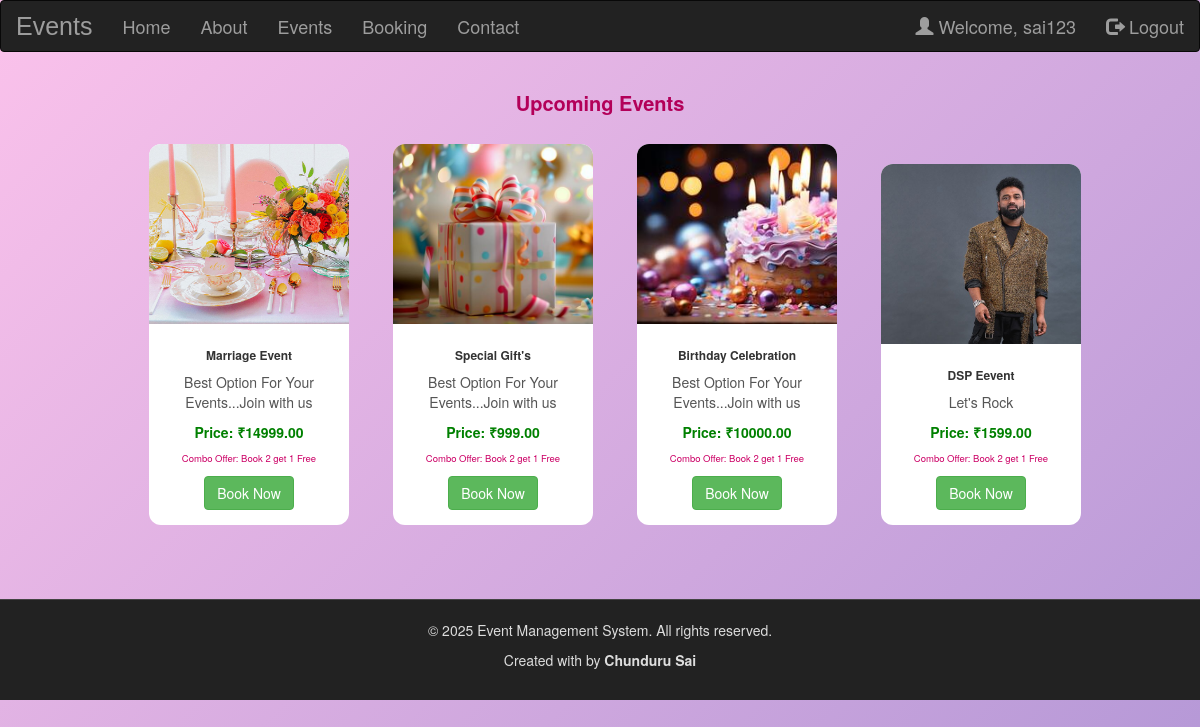
/events/ (signed in), run on the app's committed database.
### eventapp/models.py (models this page shows, shortened)
class Event(models.Model):
    img=models.ImageField(upload_to="pic")
    name=models.CharField(max_length=50)
    desc=models.CharField(max_length=50)
    price = models.DecimalField(max_digits=10, decimal_places=2, default=0.00)
    combo_offer_price = models.DecimalField(max_digits=10, decimal_places=2, blank=True, null=True)

### eventapp/views.py (the view)
# urls.py: path('events/', views.events, name='events'),
def events(request):
    dict_eve = {
        'eve': Event.objects.all()
    }
    return render(request, 'events.html', dict_eve)

### template/events.html (shortened to what this page needs)
{% extends 'base.html' %}
{% load static %}
{% block content %}
<h2 class="text-center" style="margin-top: 20px; color: #b30059; font-weight: 600; font-size: 2rem;">
  Upcoming Events
</h2>
<div class="container text-center">
  {% for i in eve %}
  <div class="card text-center" style="width: 20rem; display: inline-block; margin: 20px;">
    <img src="{{ i.img.url }}" class="card-img-top" alt="Event Image">
    <div class="card-body" style="padding: 15px;">
      <h4 class="card-title">{{ i.name }}</h4>
      <p class="card-text">{{ i.desc }}</p>
      <p class="price-text">Price: ₹{{ i.price }}</p>
      <p class="offer-text">Combo Offer: Book 2 get 1 Free</p>
      <a href="{% url 'booking' %}" class="btn btn-success">Book Now</a>
    </div>
  </div>
  {% endfor %}
</div>
{% endblock %}

### template/base.html (shortened to what this page needs)
{% load static %}
<!DOCTYPE html>
<html lang="en">
<head>
    <link rel="stylesheet" href="https://maxcdn.bootstrapcdn.com/bootstrap/3.4.1/css/bootstrap.min.css">
    <link href="https://cdnjs.cloudflare.com/ajax/libs/font-awesome/5.15.0/css/all.min.css" rel="stylesheet">
</head>
<body>
    <nav class="navbar navbar-inverse">
        <div class="container-fluid">
            <div class="navbar-header">
                <a class="navbar-brand" href="{% url 'index' %}">Events</a>
            </div>
            <ul class="nav navbar-nav">
                <li><a href="{% url 'index' %}">Home</a></li>
                <li><a href="{% url 'about' %}">About</a></li>
                {% if user.is_authenticated %}
                    <li><a href="{% url 'events' %}">Events</a></li>
                    <li><a href="{% url 'booking' %}">Booking</a></li>
                    <li><a href="{% url 'contact' %}">Contact</a></li>
                {% endif %}
            </ul>
            <ul class="nav navbar-nav navbar-right">
                {% if user.is_authenticated %}
                    <li><a href="#"><span class="glyphicon glyphicon-user"></span> Welcome, {{ user.username }}</a></li>
                    <li><a href="{% url 'logout' %}"><span class="glyphicon glyphicon-log-out"></span> Logout</a></li>
                {% else %}
                    <li><a href="{% url 'register' %}"><span class="glyphicon glyphicon-user"></span> Sign Up</a></li>
                    <li><a href="{% url 'login' %}"><span class="glyphicon glyphicon-log-in"></span> Login</a></li>
                {% endif %}
            </ul>
        </div>
    </nav>
    <div class="container">
        {% block content %}
        {% endblock %}
    </div>
    <footer>
        <div class="container">
            <p>&copy; 2025 Event Management System. All rights reserved.</p>
            <p>Created with by <strong>Chunduru Sai</strong></p>
        </div>
    </footer>
</body>
</html>

### template/base.html (style rules this page uses)
.nav li a { color: rgb(243, 23, 200); font-size: 18px; }
.navbar-brand { font-size: 25px; font-family: Impact, Haettenschweiler, 'Arial Narrow Bold', sans-serif; }
footer { background-color: #222; color: #ddd; padding: 20px 0; text-align: center; margin-top: 50px; border-top: 1px solid #444; }

### template/events.html (style rules this page uses)
body { background: linear-gradient(-45deg, #ff9a9e, #fad0c4, #a18cd1, #fbc2eb); background-size: 400% 400%; animation: gradientBG 12s ease infinite; }
.card { animation: fadeZoomIn 0.8s ease forwards; transition: transform 0.3s ease, box-shadow 0.3s ease; border-radius: 12px; overflow: hidden; background: white; }
.card-img-top { object-fit: cover; height: 180px; }
.card-title { color: #333; font-weight: 600; font-size: 1.2rem; }
.card-text { color: #555; }
.price-text { font-weight: bold; color: green; }
.offer-text { color: #cc0066; font-size: 0.95rem; }

### data on the page
Event: img (picture), name "Marriage Event", desc "Best Option For Your Events...Join with us", price "14999.00"
Event: img (picture), name "Special Gift's", desc "Best Option For Your Events...Join with us", price "999.00"
Event: img (picture), name "Birthday Celebration", desc "Best Option For Your Events...Join with us", price "10000.00"
Event: img (picture), name "DSP Eevent", desc "Let's Rock", price "1599.00"

### other printed values
{{ user.username }} "sai123"
